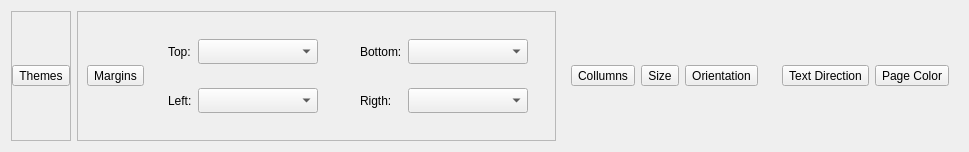
          <widget class="QWidget" name="pageLayoutPage">
           <layout class="QHBoxLayout" name="horizontalLayout_15">
            <item>
             <widget class="QFrame" name="_4_PageLayoutPageSector">
              <property name="frameShape">
               <enum>QFrame::StyledPanel</enum>
              </property>
              <property name="frameShadow">
               <enum>QFrame::Raised</enum>
              </property>
              <layout class="QHBoxLayout" name="horizontalLayout_21">
               <property name="spacing">
                <number>0</number>
               </property>
               <property name="leftMargin">
                <number>0</number>
               </property>
               <property name="topMargin">
                <number>0</number>
               </property>
               <property name="rightMargin">
                <number>0</number>
               </property>
               <property name="bottomMargin">
                <number>0</number>
               </property>
               <item>
                <widget class="QToolButton" name="themesBtn">
                 <property name="text">
                  <string>Themes</string>
                 </property>
                </widget>
               </item>
              </layout>
             </widget>
            </item>
            <item>
             <widget class="QFrame" name="_1_PageLayoutPageSector">
              <property name="frameShape">
               <enum>QFrame::StyledPanel</enum>
              </property>
              <property name="frameShadow">
               <enum>QFrame::Raised</enum>
              </property>
              <layout class="QVBoxLayout" name="verticalLayout_5">
               <property name="spacing">
                <number>0</number>
               </property>
               <property name="leftMargin">
                <number>0</number>
               </property>
               <property name="topMargin">
                <number>0</number>
               </property>
               <property name="rightMargin">
                <number>0</number>
               </property>
               <property name="bottomMargin">
                <number>0</number>
               </property>
               <item>
                <widget class="QFrame" name="layout_8">
                 <layout class="QHBoxLayout" name="_8">
                  <item>
                   <widget class="QToolButton" name="setMarginsBtn">
                    <property name="text">
                     <string>Margins</string>
                    </property>
                   </widget>
                  </item>
                  <item>
                   <widget class="QFrame" name="layout_7">
                    <layout class="QVBoxLayout" name="verticalLayout_6">
                     <item>
                      <widget class="QFrame" name="layout_9">
                       <layout class="QHBoxLayout" name="_9">
                        <item>
                         <widget class="QLabel" name="topMarginLabel">
                          <property name="text">
                           <string>Top:</string>
                          </property>
                         </widget>
                        </item>
                        <item>
                         <widget class="QComboBox" name="topMarginBox">
                          <property name="minimumSize">
                           <size>
                            <width>120</width>
                            <height>25</height>
                           </size>
                          </property>
                          <property name="maximumSize">
                           <size>
                            <width>120</width>
                            <height>25</height>
                           </size>
                          </property>
                          <property name="currentText">
                           <string/>
                          </property>
                         </widget>
                        </item>
                       </layout>
                      </widget>
                     </item>
                     <item>
                      <widget class="QFrame" name="layout_11">
                       <layout class="QHBoxLayout" name="_10">
                        <item>
                         <widget class="QLabel" name="leftMarginLabel">
                          <property name="text">
                           <string>Left:</string>
                          </property>
                         </widget>
                        </item>
                        <item>
                         <widget class="QComboBox" name="leftMarginBox">
                          <property name="minimumSize">
                           <size>
                            <width>120</width>
                            <height>25</height>
                           </size>
                          </property>
                          <property name="maximumSize">
                           <size>
                            <width>120</width>
                            <height>25</height>
                           </size>
                          </property>
                          <property name="currentText">
                           <string/>
                          </property>
                         </widget>
                        </item>
                       </layout>
                      </widget>
                     </item>
                    </layout>
                   </widget>
                  </item>
                  <item>
                   <widget class="QFrame" name="layout_10">
                    <layout class="QVBoxLayout" name="verticalLayout_7">
                     <item>
                      <widget class="QFrame" name="layout_6">
                       <layout class="QHBoxLayout" name="_6">
                        <item>
                         <widget class="QLabel" name="bottomMarginLabel">
                          <property name="text">
                           <string>Bottom:</string>
                          </property>
                         </widget>
                        </item>
                        <item>
                         <widget class="QComboBox" name="bottomMarginBox">
                          <property name="minimumSize">
                           <size>
                            <width>120</width>
                            <height>25</height>
                           </size>
                          </property>
                          <property name="maximumSize">
                           <size>
                            <width>120</width>
                            <height>25</height>
                           </size>
                          </property>
                          <property name="currentText">
                           <string/>
                          </property>
                         </widget>
                        </item>
                       </layout>
                      </widget>
                     </item>
                     <item>
                      <widget class="QFrame" name="layout_12">
                       <layout class="QHBoxLayout" name="_7">
                        <item>
                         <widget class="QLabel" name="rightMarginLabel">
                          <property name="text">
                           <string>Rigth:</string>
                          </property>
                         </widget>
                        </item>
                        <item>
                         <widget class="QComboBox" name="rightMarginBox">
                          <property name="minimumSize">
                           <size>
                            <width>120</width>
                            <height>25</height>
                           </size>
                          </property>
                          <property name="maximumSize">
                           <size>
                            <width>120</width>
                            <height>25</height>
                           </size>
                          </property>
                          <property name="currentText">
                           <string/>
                          </property>
                         </widget>
                        </item>
                       </layout>
                      </widget>
                     </item>
                    </layout>
                   </widget>
                  </item>
                 </layout>
                </widget>
               </item>
              </layout>
             </widget>
            </item>
            <item>
             <widget class="QFrame" name="_3_PageLayoutPageSector">
              <layout class="QHBoxLayout" name="_15">
               <item>
                <widget class="QToolButton" name="columnsBtn">
                 <property name="text">
                  <string>Collumns</string>
                 </property>
                </widget>
               </item>
               <item>
                <widget class="QToolButton" name="pageSizeBtn">
                 <property name="text">
                  <string>Size</string>
                 </property>
                </widget>
               </item>
               <item>
                <widget class="QToolButton" name="pageOrientationBtn">
                 <property name="text">
                  <string>Orientation</string>
                 </property>
                </widget>
               </item>
              </layout>
             </widget>
            </item>
            <item>
             <widget class="QFrame" name="_2_PageLayoutPageSector">
              <layout class="QHBoxLayout" name="_11">
               <item>
                <widget class="QToolButton" name="textDirectionBtn">
                 <property name="text">
                  <string>Text Direction</string>
                 </property>
                </widget>
               </item>
               <item>
                <widget class="QToolButton" name="pageColorBtn">
                 <property name="text">
                  <string>Page Color</string>
                 </property>
                </widget>
               </item>
              </layout>
             </widget>
            </item>
           </layout>
          </widget>
